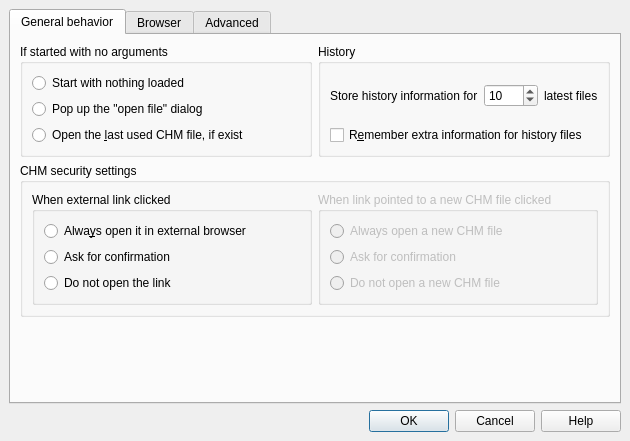
<?xml version="1.0" encoding="UTF-8"?>
<ui version="4.0">
 <class>DialogSetup</class>
 <widget class="QDialog" name="DialogSetup">
  <property name="geometry">
   <rect>
    <x>0</x>
    <y>0</y>
    <width>630</width>
    <height>441</height>
   </rect>
  </property>
  <property name="sizePolicy">
   <sizepolicy hsizetype="Minimum" vsizetype="Minimum">
    <horstretch>0</horstretch>
    <verstretch>0</verstretch>
   </sizepolicy>
  </property>
  <property name="windowTitle">
   <string>uChmViewer settings</string>
  </property>
  <property name="sizeGripEnabled">
   <bool>false</bool>
  </property>
  <property name="modal">
   <bool>true</bool>
  </property>
  <layout class="QVBoxLayout">
   <property name="spacing">
    <number>6</number>
   </property>
   <property name="margin">
    <number>9</number>
   </property>
   <item>
    <widget class="QTabWidget" name="tabWidget">
     <property name="currentIndex">
      <number>0</number>
     </property>
     <widget class="QWidget" name="Widget8">
      <attribute name="title">
       <string>General behavior</string>
      </attribute>
      <layout class="QVBoxLayout">
       <property name="spacing">
        <number>6</number>
       </property>
       <property name="margin">
        <number>9</number>
       </property>
       <item>
        <layout class="QHBoxLayout">
         <property name="spacing">
          <number>6</number>
         </property>
         <property name="margin">
          <number>0</number>
         </property>
         <item>
          <widget class="QGroupBox" name="buttonGroup1">
           <property name="title">
            <string>If started with no arguments</string>
           </property>
           <layout class="QVBoxLayout">
            <property name="spacing">
             <number>6</number>
            </property>
            <property name="margin">
             <number>9</number>
            </property>
            <item>
             <widget class="QRadioButton" name="rbStartWithNothing">
              <property name="text">
               <string>Start with nothing loaded</string>
              </property>
             </widget>
            </item>
            <item>
             <widget class="QRadioButton" name="m_radioOnBeginOpenDialog">
              <property name="text">
               <string>Pop up the &quot;open file&quot; dialog</string>
              </property>
             </widget>
            </item>
            <item>
             <widget class="QRadioButton" name="m_radioOnBeginOpenLast">
              <property name="text">
               <string>Open the &amp;last used CHM file, if exist</string>
              </property>
              <property name="shortcut">
               <string>Alt+L</string>
              </property>
             </widget>
            </item>
           </layout>
          </widget>
         </item>
         <item>
          <widget class="QGroupBox" name="buttonGroup2">
           <property name="title">
            <string>History</string>
           </property>
           <layout class="QVBoxLayout">
            <property name="spacing">
             <number>6</number>
            </property>
            <property name="margin">
             <number>9</number>
            </property>
            <item>
             <layout class="QHBoxLayout">
              <property name="spacing">
               <number>6</number>
              </property>
              <property name="margin">
               <number>0</number>
              </property>
              <item>
               <widget class="QLabel" name="textLabel1">
                <property name="text">
                 <string>Store history information for</string>
                </property>
                <property name="wordWrap">
                 <bool>false</bool>
                </property>
               </widget>
              </item>
              <item>
               <widget class="QSpinBox" name="m_historySize">
                <property name="prefix">
                 <string/>
                </property>
                <property name="value">
                 <number>10</number>
                </property>
               </widget>
              </item>
              <item>
               <widget class="QLabel" name="textLabel2">
                <property name="text">
                 <string>latest files</string>
                </property>
                <property name="wordWrap">
                 <bool>false</bool>
                </property>
               </widget>
              </item>
             </layout>
            </item>
            <item>
             <widget class="QCheckBox" name="m_rememberHistoryInfo">
              <property name="toolTip">
               <string>Remembers the information about the files, which were opened. Remembers last opened page, search history, font size, bookmarks and so on.</string>
              </property>
              <property name="text">
               <string>R&amp;emember extra information for history files</string>
              </property>
              <property name="shortcut">
               <string>Alt+E</string>
              </property>
             </widget>
            </item>
           </layout>
          </widget>
         </item>
        </layout>
       </item>
       <item>
        <widget class="QGroupBox" name="groupBox1">
         <property name="title">
          <string>CHM security settings</string>
         </property>
         <layout class="QHBoxLayout">
          <property name="spacing">
           <number>6</number>
          </property>
          <property name="margin">
           <number>9</number>
          </property>
          <item>
           <widget class="QGroupBox" name="buttonGroup4">
            <property name="title">
             <string>When external link clicked</string>
            </property>
            <layout class="QVBoxLayout">
             <property name="spacing">
              <number>6</number>
             </property>
             <property name="margin">
              <number>9</number>
             </property>
             <item>
              <widget class="QRadioButton" name="m_radioExtLinkOpenAlways">
               <property name="text">
                <string>Alwa&amp;ys open it in external browser</string>
               </property>
               <property name="shortcut">
                <string>Alt+Y</string>
               </property>
              </widget>
             </item>
             <item>
              <widget class="QRadioButton" name="m_radioExtLinkAsk">
               <property name="text">
                <string>Ask for confirmation</string>
               </property>
              </widget>
             </item>
             <item>
              <widget class="QRadioButton" name="m_radioExtLinkOpenNever">
               <property name="text">
                <string>Do not open the link</string>
               </property>
               <property name="shortcut">
                <string/>
               </property>
              </widget>
             </item>
            </layout>
           </widget>
          </item>
          <item>
           <widget class="QGroupBox" name="buttonGroup5">
            <property name="enabled">
             <bool>false</bool>
            </property>
            <property name="title">
             <string>When link pointed to a new CHM file clicked</string>
            </property>
            <layout class="QVBoxLayout">
             <property name="spacing">
              <number>6</number>
             </property>
             <property name="margin">
              <number>9</number>
             </property>
             <item>
              <widget class="QRadioButton" name="m_radioNewChmOpenAlways">
               <property name="text">
                <string>Always open a new CHM file</string>
               </property>
              </widget>
             </item>
             <item>
              <widget class="QRadioButton" name="m_radioNewChmAsk">
               <property name="text">
                <string>Ask for confirmation</string>
               </property>
              </widget>
             </item>
             <item>
              <widget class="QRadioButton" name="m_radioNewChmOpenNever">
               <property name="text">
                <string>Do not open a new CHM file</string>
               </property>
              </widget>
             </item>
            </layout>
           </widget>
          </item>
         </layout>
        </widget>
       </item>
       <item>
        <spacer>
         <property name="orientation">
          <enum>Qt::Vertical</enum>
         </property>
         <property name="sizeHint" stdset="0">
          <size>
           <width>20</width>
           <height>40</height>
          </size>
         </property>
        </spacer>
       </item>
      </layout>
     </widget>
     <widget class="QWidget" name="Widget9">
      <attribute name="title">
       <string>Browser</string>
      </attribute>
      <layout class="QVBoxLayout">
       <property name="spacing">
        <number>6</number>
       </property>
       <property name="margin">
        <number>9</number>
       </property>
       <item>
        <widget class="QGroupBox" name="m_groupKDEsettings">
         <property name="title">
          <string>HTML browser settings</string>
         </property>
         <layout class="QVBoxLayout" name="verticalLayout">
          <item>
           <widget class="QCheckBox" name="m_enableImages">
            <property name="text">
             <string>Load the &amp;images</string>
            </property>
           </widget>
          </item>
          <item>
           <widget class="QCheckBox" name="m_enablePlugins">
            <property name="text">
             <string>Enable browser &amp;plugins (i.e. Flash)</string>
            </property>
            <property name="shortcut">
             <string>Alt+P</string>
            </property>
           </widget>
          </item>
          <item>
           <widget class="QCheckBox" name="m_enableJava">
            <property name="text">
             <string>Enable &amp;Java</string>
            </property>
            <property name="shortcut">
             <string>Alt+J</string>
            </property>
           </widget>
          </item>
          <item>
           <widget class="QCheckBox" name="m_enableJS">
            <property name="text">
             <string>Enable Java&amp;Script</string>
            </property>
            <property name="shortcut">
             <string>Alt+S</string>
            </property>
           </widget>
          </item>
          <item>
           <widget class="QCheckBox" name="m_enableOfflineStorage">
            <property name="text">
             <string>Enable &amp;offline storage (HTML5)</string>
            </property>
            <property name="shortcut">
             <string>Alt+R</string>
            </property>
           </widget>
          </item>
          <item>
           <widget class="QCheckBox" name="m_enableLocalStorage">
            <property name="text">
             <string>Enable &amp;local storage (HTML5)</string>
            </property>
           </widget>
          </item>
          <item>
           <widget class="QCheckBox" name="m_highlightSearchResults">
            <property name="text">
             <string>Highlight search results during in-page search</string>
            </property>
           </widget>
          </item>
         </layout>
        </widget>
       </item>
       <item>
        <widget class="QGroupBox" name="groupBox_3">
         <property name="title">
          <string>Table of Contents and other windows</string>
         </property>
         <layout class="QVBoxLayout" name="verticalLayout_2">
          <item>
           <widget class="QCheckBox" name="m_openAllTOCEntries">
            <property name="text">
             <string>Open all Table of Contents entries automatically</string>
            </property>
           </widget>
          </item>
          <item>
            <widget class="QCheckBox" name="boxTabOpenInForeground">
             <property name="text">
              <string>Open tabs in foreground</string>
             </property>
            </widget>
           </item>
          </layout>
        </widget>
       </item>
       <item>
        <spacer>
         <property name="orientation">
          <enum>Qt::Vertical</enum>
         </property>
         <property name="sizeHint" stdset="0">
          <size>
           <width>20</width>
           <height>40</height>
          </size>
         </property>
        </spacer>
       </item>
      </layout>
     </widget>
     <widget class="QWidget" name="TabPage">
      <attribute name="title">
       <string>Advanced</string>
      </attribute>
      <layout class="QVBoxLayout">
       <item>
        <widget class="QGroupBox" name="buttonGroup7">
         <property name="title">
          <string>View HTML source command uses</string>
         </property>
         <layout class="QVBoxLayout">
          <property name="spacing">
           <number>6</number>
          </property>
          <property name="margin">
           <number>9</number>
          </property>
          <item>
           <widget class="QRadioButton" name="m_advViewSourceInternal">
            <property name="text">
             <string>Built-in HTML source viewer</string>
            </property>
            <property name="shortcut">
             <string/>
            </property>
           </widget>
          </item>
          <item>
           <widget class="QRadioButton" name="m_advViewSourceExternal">
            <property name="text">
             <string>E&amp;xternal program, specified below</string>
            </property>
            <property name="shortcut">
             <string>Alt+X</string>
            </property>
           </widget>
          </item>
          <item>
           <layout class="QHBoxLayout">
            <property name="spacing">
             <number>6</number>
            </property>
            <property name="margin">
             <number>0</number>
            </property>
            <item>
             <widget class="QLabel" name="textLabel1_3">
              <property name="text">
               <string>External program:</string>
              </property>
              <property name="wordWrap">
               <bool>false</bool>
              </property>
             </widget>
            </item>
            <item>
             <widget class="QLineEdit" name="m_advExternalProgramName"/>
            </item>
            <item>
             <widget class="QPushButton" name="btnBrowse">
              <property name="text">
               <string>&amp;Browse</string>
              </property>
             </widget>
            </item>
           </layout>
          </item>
         </layout>
        </widget>
       </item>
       <item>
        <widget class="QGroupBox" name="groupBox">
         <property name="title">
          <string>Other</string>
         </property>
         <layout class="QVBoxLayout">
          <item>
           <widget class="QCheckBox" name="boxLayoutDirectionRL">
            <property name="text">
             <string>Use right-to-left layout direction (Arabic and Hebrew layouts)</string>
            </property>
           </widget>
          </item>
         </layout>
        </widget>
       </item>
       <item>
        <widget class="QGroupBox" name="groupBox_2">
         <property name="title">
          <string>Toolbars</string>
         </property>
         <layout class="QHBoxLayout" name="horizontalLayout">
          <item>
           <widget class="QRadioButton" name="rbToolbarSmall">
            <property name="text">
             <string>Small icons</string>
            </property>
           </widget>
          </item>
          <item>
           <widget class="QRadioButton" name="rbToolbarLarge">
            <property name="text">
             <string>Large icons</string>
            </property>
           </widget>
          </item>
          <item>
           <widget class="QRadioButton" name="rbToolbarLargeText">
            <property name="text">
             <string>Large icons and text</string>
            </property>
           </widget>
          </item>
          <item>
           <widget class="QRadioButton" name="rbToolbarText">
            <property name="text">
             <string>Just text</string>
            </property>
           </widget>
          </item>
          <item>
           <spacer name="horizontalSpacer">
            <property name="orientation">
             <enum>Qt::Horizontal</enum>
            </property>
            <property name="sizeHint" stdset="0">
             <size>
              <width>40</width>
              <height>20</height>
             </size>
            </property>
           </spacer>
          </item>
         </layout>
        </widget>
       </item>
       <item>
        <spacer>
         <property name="orientation">
          <enum>Qt::Vertical</enum>
         </property>
         <property name="sizeHint" stdset="0">
          <size>
           <width>567</width>
           <height>21</height>
          </size>
         </property>
        </spacer>
       </item>
      </layout>
     </widget>
    </widget>
   </item>
   <item>
    <widget class="QDialogButtonBox" name="buttonBox">
     <property name="orientation">
      <enum>Qt::Horizontal</enum>
     </property>
     <property name="standardButtons">
      <set>QDialogButtonBox::Cancel|QDialogButtonBox::Help|QDialogButtonBox::Ok</set>
     </property>
    </widget>
   </item>
  </layout>
 </widget>
 <layoutdefault spacing="6" margin="11"/>
 <tabstops>
  <tabstop>m_radioOnBeginOpenDialog</tabstop>
  <tabstop>m_radioOnBeginOpenLast</tabstop>
  <tabstop>m_historySize</tabstop>
  <tabstop>m_rememberHistoryInfo</tabstop>
  <tabstop>m_radioExtLinkOpenAlways</tabstop>
  <tabstop>m_radioExtLinkAsk</tabstop>
  <tabstop>m_radioExtLinkOpenNever</tabstop>
  <tabstop>m_radioNewChmOpenAlways</tabstop>
  <tabstop>m_radioNewChmAsk</tabstop>
  <tabstop>m_radioNewChmOpenNever</tabstop>
  <tabstop>m_enableJava</tabstop>
  <tabstop>m_enablePlugins</tabstop>
  <tabstop>m_advViewSourceInternal</tabstop>
  <tabstop>m_advViewSourceExternal</tabstop>
  <tabstop>m_advExternalProgramName</tabstop>
  <tabstop>buttonBox</tabstop>
  <tabstop>tabWidget</tabstop>
 </tabstops>
 <resources/>
 <connections>
  <connection>
   <sender>m_advViewSourceExternal</sender>
   <signal>toggled(bool)</signal>
   <receiver>m_advExternalProgramName</receiver>
   <slot>setEnabled(bool)</slot>
   <hints>
    <hint type="sourcelabel">
     <x>44</x>
     <y>113</y>
    </hint>
    <hint type="destinationlabel">
     <x>148</x>
     <y>143</y>
    </hint>
   </hints>
  </connection>
  <connection>
   <sender>buttonBox</sender>
   <signal>accepted()</signal>
   <receiver>DialogSetup</receiver>
   <slot>accept()</slot>
   <hints>
    <hint type="sourcelabel">
     <x>481</x>
     <y>326</y>
    </hint>
    <hint type="destinationlabel">
     <x>445</x>
     <y>346</y>
    </hint>
   </hints>
  </connection>
  <connection>
   <sender>buttonBox</sender>
   <signal>rejected()</signal>
   <receiver>DialogSetup</receiver>
   <slot>reject()</slot>
   <hints>
    <hint type="sourcelabel">
     <x>557</x>
     <y>316</y>
    </hint>
    <hint type="destinationlabel">
     <x>598</x>
     <y>262</y>
    </hint>
   </hints>
  </connection>
 </connections>
</ui>
